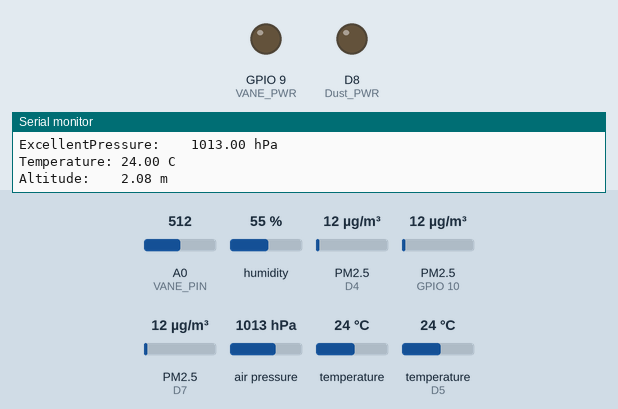
The sketch below on a simulated ESP8266 (NodeMCU). On the bench: output pins drawn as LEDs (lit = HIGH), the last lines printed to the serial monitor. Wiring (inferred from the names in the program): 3 × dust sensor: data D4 / data GPIO 10 / data D7. The test bench sets the inputs (shaded band); at power-on: A0 (VANE_PIN) = 512, humidity 55 %, PM2.5 (sensors on D4, GPIO 10, D7) 12 µg/m³, air pressure 1013 hPa, temperature 24 °C, temperature (sensor on D5) 24 °C. WiFi joins after 1.5 s; servers stay silent unless stated; web services answer with replies made up by the test bench; not simulated (calls return 0 or success): WiFiConnector.h; pins used as bus, display or sensor lines are not drawn. At 6.6 s the program puts the board to deep sleep or switches it off; the recording ends there.

Above: at 0.3 s.
At 1.3 s:
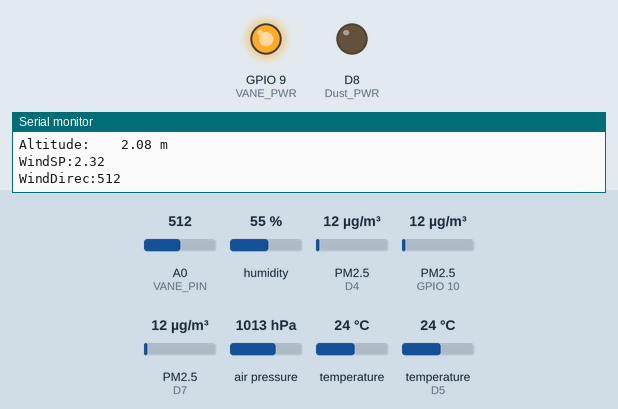
Timing chart, 0 to 6.6 s (numbered marks = the images above):
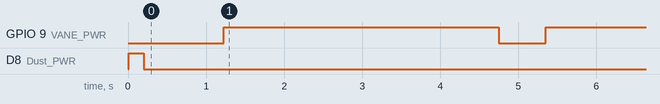

Measured:
- by itself, GPIO 9 (VANE_PWR): LOW → HIGH at 1.2 s, → LOW 3.5 s later, → HIGH 0.61 s later
- by itself, D8 (Dust_PWR): LOW → HIGH at 0.01 s, → LOW 0.19 s later

The sketch:

nodeMCU-weather-station-thingspeak.ino
```cpp
// (licence header left out)
#include <Wire.h>
#include <Adafruit_Sensor.h>
#include <Adafruit_BMP085_U.h>
#include <ESP8266WiFi.h>
#include <WiFiConnector.h>
WiFiConnector *wifi;

extern "C" {
uint16 readvdd33(void);
  #include "user_interface.h"
}
#include "DHT.h"


/***************************
 * Begin Settings
 **************************/

/*
  WIFI INFO
  DELETE ALL IF YOU WANT TO USE FULL FUNCTION OF SMARTCONFIG
*/
#define WIFI_SSID        ""
#define WIFI_PASSPHARSE  ""
#include "init_wifi.h"

const char* host = "api.thingspeak.com";

const char* THINGSPEAK_API_KEY = "xxxxxxxxxxxxxxx";

// Pin Settings
/*
    Connections for BMP085 i2c
   ===========
   Connect SCL to D1
   Connect SDA to D2
   Connect VDD to 3.3V DC
   Connect GROUND to common ground
 */
#define DHT_PIN D5     // from Data DHT pin2
#define DHT_PWR D6 //Power to DHT pin1
#define VANE_PIN A0 //AnalogRead WindVane
#define VANE_PWR 9 //Power for WindVane
#define ANEMOMETER_PIN 10 // from Anemometer
#define RAIN_GAUGE_PIN D4 //from RainGuage
#define Dust_PIN D7 // from Dust Sensor
#define Dust_PWR D8 //Power to Dust Sensor
//#define UV_PWR D3 // Power for UV sensor

// diameter of anemometer
float diameter = 2.75; //inches from center pin to middle of cup
float mph;

// read RPM
int half_revolutions = 0;
int rpm = 0;
unsigned long lastmillis = 0;

// Uncomment whatever type you're using!
//#define DHTTYPE DHT11   // DHT 11
#define DHTTYPE DHT22   // DHT 22  (AM2302), AM2321
//#define DHTTYPE DHT21   // DHT 21 (AM2301)

const boolean IS_METRIC = true;

// Update every 600 seconds = 10 minutes. Min with Thingspeak is ~20 seconds
const int UPDATE_INTERVAL_SECONDS = 600;

/*
 Interface to Shinyei Model PPD42NS Particle Sensor
 Program by Christopher Nafis
 Written April 2012

 http://www.seeedstudio.com/depot/grove-dust-sensor-p-1050.html
 http://www.sca-shinyei.com/pdf/PPD42NS.pdf

 JST Pin 1 (Black Wire)  => GND
 JST Pin 3 (Red wire)    => 5VDC
 JST Pin 4 (Yellow wire) => nodemcu Digital Pin D7
 */
//Dust sensor valiables
unsigned long duration, starttime, sampletime_ms = 2000, lowpulseoccupancy = 0;
float ratio = 0, concentrations = 0;
int i = 0;

//BMP085
float barometer=0;
//UV Index
int uv=0;


/***************************
 * End Settings
 **************************/

/***************************
 * Initialize Things
 **************************/

// Initialize the temperature/ humidity sensor
DHT dht(DHT_PIN, DHTTYPE);
//init BMP085
Adafruit_BMP085_Unified bmp = Adafruit_BMP085_Unified(10085);


#define WIND_FACTOR 2.4
#define TEST_PAUSE 10000 //60000

volatile unsigned long anem_count=0;
volatile unsigned long anem_last=0;
volatile unsigned long anem_min=0xffffffff;

double getUnitWind()
{
  unsigned long reading=anem_count;
  anem_count=0;
  return (WIND_FACTOR*reading)/(TEST_PAUSE/1000);
}

double getGust()
{
  unsigned long reading=anem_min;
  anem_min=0xffffffff;
  double time=reading/1000000.0;

  return (1/(reading/1000000.0))*WIND_FACTOR;
}

void anemometerClick()
{
  long thisTime=micros()-anem_last;
  anem_last=micros();
  if(thisTime>500)
  {
    anem_count++;
    if(thisTime<anem_min)
    {
      anem_min=thisTime;
    }
  }
}
//static int vaneValues[] PROGMEM={66,84,92,127,184,244,287,406,461,600,631,702,786,827,889,946};
//static int vaneDirections[] PROGMEM={1125,675,900,1575,1350,2025,1800,225,450,2475,2250,3375,0,2925,3150,2700};

int averageAnalogRead(int pinToRead)
{
  byte numberOfReadings = 8;
  unsigned int runningValue = 0;

  for(int x = 0 ; x < numberOfReadings ; x++)
    runningValue += analogRead(pinToRead);
  runningValue /= numberOfReadings;

  return(runningValue);
}
int get_wind_direction()
// read the wind direction sensor, return heading in degrees
{
  digitalWrite(VANE_PWR,HIGH);//turn WindVane ON
  delay(200);
  unsigned int adc;

  adc = averageAnalogRead(VANE_PIN); // get the current reading from the sensor

  // The following table is ADC readings for the wind direction sensor output, sorted from low to high.
  // Each threshold is the midpoint between adjacent headings. The output is degrees for that ADC reading.
  // Note that these are not in compass degree order! See Weather Meters datasheet for more information.
  Serial.println(adc);

  if (adc < 380) return (113);
  if (adc < 393) return (68);
  if (adc < 414) return (90);
  if (adc < 456) return (158);
  if (adc < 508) return (135);
  if (adc < 551) return (203);
  if (adc < 615) return (180);
  if (adc < 680) return (23);
  if (adc < 746) return (45);
  if (adc < 801) return (248);
  if (adc < 833) return (225);
  if (adc < 878) return (338);
  if (adc < 913) return (0);
  if (adc < 940) return (293);
  if (adc < 967) return (315);
  if (adc < 990) return (270);
  return (-1); // error, disconnected?

  digitalWrite(VANE_PWR,LOW); //turn WindVane OFF
}

#define RAIN_FACTOR 0.2794

volatile unsigned long rain_count=0;
volatile unsigned long rain_last=0;

double getUnitRain()
{
  unsigned long reading=rain_count;
  rain_count=0;
  double unit_rain=reading*RAIN_FACTOR;

  return unit_rain;
}

void rainGageClick()
{
    long thisTime=micros()-rain_last;
    rain_last=micros();
    if(thisTime>500)
    {
      rain_count++;
    }
}

//dust sensor read
float read_dust(uint8_t pin)
{
  digitalWrite(Dust_PWR,HIGH); //turn DustSensor ON
  duration = pulseIn(Dust_PIN, LOW);
  lowpulseoccupancy = lowpulseoccupancy+duration;

  if ((millis()-starttime) >= sampletime_ms)//if the sample time == 30s
  {
    ratio = lowpulseoccupancy/(sampletime_ms*10.0);  // Integer percentage 0=&gt;100
    concentrations = 1.1*pow(ratio,3)-3.8*pow(ratio,2)+520*ratio+0.62; // using spec sheet curve
    Serial.print(lowpulseoccupancy);
    Serial.print(",");
    Serial.print(ratio);
    Serial.print(",");
    Serial.print("concentration (size >1um)= ");
    Serial.println(concentrations);
    Serial.println(" pcs/0.01cf (283ml)");
    Serial.println("\n");

    lowpulseoccupancy = 0;
    starttime = millis();
  }
  digitalWrite(Dust_PWR,LOW); //turn DustSensor OFF
  return concentrations;
}

//BMP085 sensor
float read_bmp085()
{
  /* Get a new sensor event */
  sensors_event_t event;
  bmp.getEvent(&event);

  /* Display the results (barometric pressure is measure in hPa) */
  if (event.pressure)
  {
    /* Display atmospheric pressue in hPa */
    Serial.print("Pressure:    ");
    Serial.print(event.pressure);
    Serial.println(" hPa");

    /* Calculating altitude with reasonable accuracy requires pressure    *
     * sea level pressure for your position at the moment the data is     *
     * converted, as well as the ambient temperature in degress           *
     * celcius.  If you don't have these values, a 'generic' value of     *
     * 1013.25 hPa can be used (defined as SENSORS_PRESSURE_SEALEVELHPA   *
     * in sensors.h), but this isn't ideal and will give variable         *
     * results from one day to the next.                                  *
     *                                                                    *
     * You can usually find the current SLP value by looking at weather   *
     * websites or from environmental information centers near any major  *
     * airport.                                                           *
     *                                                                    *
     * For example, for Paris, France you can check the current mean      *
     * pressure and sea level at: http://bit.ly/16Au8ol                   */

    /* First we get the current temperature from the BMP085 */
    float temperature;
    bmp.getTemperature(&temperature);
    Serial.print("Temperature: ");
    Serial.print(temperature);
    Serial.println(" C");

    /* Then convert the atmospheric pressure, and SLP to altitude         */
    /* Update this next line with the current SLP for better results      */
    float seaLevelPressure = SENSORS_PRESSURE_SEALEVELHPA;
    Serial.print("Altitude:    ");
    Serial.print(bmp.pressureToAltitude(seaLevelPressure,event.pressure));
    Serial.println(" m");
    Serial.println("");
  }
  else
  {
    Serial.println("BMP085 error");
  }
  delay(1000);

  return event.pressure;
}

void read_uv()
{
  digitalWrite(VANE_PWR,LOW); //Turn WindVane OFF to Hook A0 for UV Sensor
  //digitalWrite(UV_PWR,HIGH);
  delay(200);
  int sensorValue;
  sensorValue = analogRead(A0);//connect UV sensors to Analog 0

  Serial.println(sensorValue);//print the value to serial
  if (sensorValue < 10) {uv=0; Serial.println("UV Index: 0"); }
  else if (sensorValue < 46) {uv=1; Serial.println("UV Index: 1"); }
  else if (sensorValue < 65) {uv=2; Serial.println("UV Index: 2"); }
  else if (sensorValue < 83) {uv=3; Serial.println("UV Index: 3"); }
  else if (sensorValue < 103) {uv=4; Serial.println("UV Index: 4"); }
  else if (sensorValue < 124) {uv=5; Serial.println("UV Index: 5"); }
  else if (sensorValue < 142) {uv=6; Serial.println("UV Index: 6"); }
  else if (sensorValue < 162) {uv=7; Serial.println("UV Index: 7"); }
  else if (sensorValue < 180) {uv=8; Serial.println("UV Index: 8"); }
  else if (sensorValue < 200) {uv=9; Serial.println("UV Index: 9"); }
  else if (sensorValue < 221) {uv=10; Serial.println("UV Index: 10");}
  else if (sensorValue > 240) {uv=11; Serial.println("UV Index: 11"); }
  else {uv=-1; Serial.println("UV sensor error");}
  //digitalWrite(UV_PWR,LOW);
  delay(200);
}

void init_hardware()
{
  Serial.begin(115200);
  delay(10);
  Serial.println();
  Serial.println("BEGIN");
  //BMP085
  if (!bmp.begin())
    {
      Serial.print("Ooops, no BMP085 detected ... Check your wiring or I2C ADDR!");
      while (1);
    }else {
     Serial.println("BMP085 ready.");
    }
    //displaySensorDetails();
  pinMode(DHT_PIN, INPUT);
  pinMode(DHT_PWR,OUTPUT);
  digitalWrite(DHT_PWR,LOW);
  pinMode(Dust_PIN, INPUT);
  pinMode(Dust_PWR,OUTPUT);
  digitalWrite(Dust_PWR,LOW);
  pinMode(D3,INPUT_PULLUP);
  //digitalWrite(UV_PWR,LOW);
  pinMode(ANEMOMETER_PIN,INPUT_PULLUP);
  pinMode(RAIN_GAUGE_PIN,INPUT_PULLUP);
  pinMode(VANE_PIN, INPUT);
  pinMode(VANE_PWR,OUTPUT);
  digitalWrite(VANE_PWR,LOW);
  attachInterrupt(ANEMOMETER_PIN,anemometerClick,FALLING);
  attachInterrupt(RAIN_GAUGE_PIN,rainGageClick,FALLING);
  digitalWrite(DHT_PWR,HIGH);
}

void setup()
{
  uint8_t SMARTCONFIG_PIN = 0;
  init_hardware();
  init_wifi(SMARTCONFIG_PIN);
  Serial.print("CONNECTING TO ");
  Serial.println(wifi->SSID() + ", " + wifi->psk());
  wifi->on_connecting([&](const void* message)
  {
    char buffer[70];
    sprintf(buffer, "[%d] connecting -> %s ", wifi->counter);
    Serial.print(buffer);
    Serial.println((char*) message);
    delay(500);
  });

  wifi->on_connected([&](const void* message)
  {
    // Print the IP address
    Serial.print("WIFI CONNECTED");
    Serial.println(WiFi.localIP());
  });

  wifi->connect();

  starttime = millis();//get the current time;
}

void loop() {
  starttime = millis();//get the current time;
  wifi->loop();

  //read dust
  //delay(2000);
  float dust = read_dust(Dust_PIN);
  if (dust <= 75) Serial.print("Excellent");
  else if (dust <= 150) Serial.print("Very Good");
  else if (dust <= 300) Serial.print("Good");
  else if (dust <= 1050) Serial.print("FAIR");
  else if (dust <= 3000) Serial.print("POOR");
  else Serial.print("VERY POOR");

  //read bmp085
  barometer = read_bmp085();
  Serial.print("WindSP:");
  Serial.println(getUnitWind()*1.609);
  Serial.print("WindDirec:");
  Serial.println(get_wind_direction());
  Serial.print("Rain:");
  Serial.println(getUnitRain());

  //read DHT
  delay(500);
  float humidity = dht.readHumidity();
  float temperature = dht.readTemperature(!IS_METRIC);
  Serial.print("Humid:");
  Serial.println(humidity);
  Serial.print("Temp:");
  Serial.println(temperature);

  //read Sparkfun unit
  Serial.print("\t KMph=\t");
  Serial.println(getUnitWind()*1.609);
  Serial.print("\t Wind Direction=\t");
  //Serial.println(get_wind_direction());
  //Serial.print(" Deg");
  if((get_wind_direction()<22.5)||(get_wind_direction()>337.5))
    Serial.print("South");
  if((get_wind_direction()>22.5)&&(get_wind_direction()<67.5))
    Serial.print("South-West");
  if((get_wind_direction()>67.5)&&(get_wind_direction()<112.5))
    Serial.print("West");
  if((get_wind_direction()>112.5)&&(get_wind_direction()<157.5))
    Serial.print("North-West");
  if((get_wind_direction()>157.5)&&(get_wind_direction()<202.5))
    Serial.print("North");
  if((get_wind_direction()>202.5)&&(get_wind_direction()<247.5))
    Serial.print("North-East");
  if((get_wind_direction()>247.5)&&(get_wind_direction()<292.5))
    Serial.print("East");
  if((get_wind_direction()>292.5)&&(get_wind_direction()<337.5))
    Serial.print("South-East");
  Serial.print("\t Rain Unit=\t");
  Serial.println(getUnitRain());

  //read UV
  read_uv();

  //Upload all to THINGSPEAK
  uploadThingsSpeak();
  //Sleep ESP
  ESP.deepSleep(50000000, WAKE_RF_DEFAULT); // Sleep for 50 seconds
}

 void uploadThingsSpeak(){
  int loopCount = 0;
    Serial.print("connecting to ");
    Serial.println(host);

    // Use WiFiClient class to create TCP connections
    WiFiClient client;
    const int httpPort = 80;
    if (!client.connect(host, httpPort)) {
      Serial.println("connection failed");
      return;
    }
    // read values from the sensor
    float humidity = dht.readHumidity();
    float temperature = dht.readTemperature(!IS_METRIC);

    // We now create a URI for the request
    String url = "/update?api_key=";
    url += THINGSPEAK_API_KEY;
    url += "&field1=";
    url += String(temperature);
    url += "&field2=";
    url += String(humidity);
    url += "&field3=";
    url += String(getUnitWind()*1.609);
    url += "&field4=";
    url += String(get_wind_direction());
    url += "&field5=";
    url += concentrations;
    url += "&field6=";
    url += barometer;
    url += "&field7=";
    url += String(getUnitRain());
    url += "&field8=";
    url += uv;

    Serial.print("Requesting URL: ");
    Serial.println(url);

    // This will send the request to the server
    client.print(String("GET ") + url + " HTTP/1.1\r\n" +
                 "Host: " + host + "\r\n" +
                 "Connection: close\r\n\r\n");
    delay(10);
    while(!client.available()){
      delay(100);
      Serial.print(".");
      loopCount++;
      Serial.print(loopCount);
      // if nothing received for 10 seconds, timeout
      if(loopCount > 1000) {
      client.stop();
      Serial.println("TCP send Timeout");
      break;
      }
    }
    // Read all the lines of the reply from server and print them to Serial
    while(client.available()){
      String line = client.readStringUntil('\r');
      Serial.print(line);
    }

    Serial.println();
    Serial.println("closing connection");

 }
```

init_wifi.h
```cpp
void init_wifi(uint8_t smartconfig_pin)
{
  // use flash memory ssid & smartconfig
  //wifi = new WiFiConnector();
  wifi = new WiFiConnector(WIFI_SSID, WIFI_PASSPHARSE);


  wifi->on_connecting([&](const void* message)
  {
    Serial.print("connecting -> ");
    Serial.println(wifi->counter);
    Serial.println(wifi->get("ssid") + ", " + wifi->get("password"));
    // Serial.println ((char*)message);
    delay(500);
  });

  wifi->on_connected([&](const void* message)
  {
    Serial.println("WIFI CONECTED: ");
    // Print the IP address
    Serial.println(WiFi.localIP());
    // Serial.println ((char*)message);
  });

  wifi->on_disconnected([&](const void* message)
  {
    Serial.println("WIFI DISCONECTED.");
    // Serial.println ((char*)message);
  });

  wifi->on_smartconfig_waiting([&](const void* message)
  {
    Serial.println("ENTER SMARTCONFIG.");
  });

  wifi->on_smartconfig_done([&](const void* message)
  {
    Serial.println("SMARTCONFIG DONE.");
  });

  wifi->on_smartconfig_processing([&](const void* message)
  {
    // Serial.println("CONFIGURING WIFI..");
    // delay(500);
  });

  wifi->connect();

}
```
